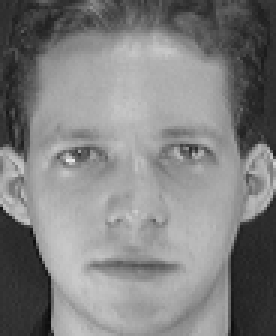
#> input picture pca/eigenfaces/att_faces/s1/1.pgm, 92 x 112 px (shown 3 times larger); its folder holds only this picture in this run
$ python eigenfaces.py   (older library calls are emulated)
#> lines starting #> are read from the running program, lines starting #| are printed output that depends on the picture
### pca/eigenfaces/data_io.py
"""
    Function to load data from file
"""
import numpy as np
from os.path import join, basename, isdir
from glob import glob

import skimage.io as io


def get_faces_dataset(path, train_split=60):
    """
    Loads Olivelli dataset from files

    Parameters
    ------------------------------
    :param path: str
            the root folder of the Olivetti dataset
    :param train_split: int
            the percentage of dataset used for training (defaut is 60%)
    Returns
    -----------
    :return: tuple
            a tuple like (X_train, Y_train, X_test, Y_test)
    """
    cluster_folders = sorted([basename(f) for f in glob(join(path, '*')) if isdir(f)])

    Y = []
    X = []

    for cluster, cluster_f in enumerate(cluster_folders):
        img_list = glob(join(path, cluster_f, '*.pgm'))

        for i, img_path in enumerate(img_list):
            X.append(io.imread(img_path, as_grey=True).ravel())
            Y.append(cluster)

    X = np.array(X, dtype=np.float32)
    Y = np.array(Y, dtype=np.float32)

    num_samples = Y.size
    num_train_samples = (num_samples * train_split) // 100

    # shuffle
    tot = np.concatenate((X, np.reshape(Y, newshape=(-1, 1))), axis=-1)

    np.random.seed(30101990)
    np.random.shuffle(tot)

    X = tot[:, :-1]
    Y = tot[:, -1]

    X_train = X[:num_train_samples]
    Y_train = Y[:num_train_samples]

    X_test = X[num_train_samples:]
    Y_test = Y[num_train_samples:]

    return X_train, Y_train, X_test, Y_test

### pca/eigenfaces/eigenfaces.py
"""
Eigenfaces main script
"""

import numpy as np
from utils import show_eigenfaces, show_3d_faces_with_class
from data_io import get_faces_dataset

import matplotlib.pyplot as plt

plt.ion()


def eigenfaces(X, num_comp):
    '''
    Perform PCA to project faces in a reduced space

    Parameters
    ------------------------------------
    :param X: ndarray
            faces to project (shape: (n_samples, w*h)
    :param num_comp: int
            number of principal components

    Returns
    ------------------------------------------
    :return:  tuple
        proj_faces: the projected faces shape =(num_samples, n_comp)
        ef: pca (the principal directions)
    '''

    num_samples, dim = X.shape

    # compute mean vector
    X_mean = np.mean(X, axis=0)

    # show mean face
    #plt.imshow(np.reshape(X_mean, newshape=(112, 92)))
    #plt.title("Mean face")
    #plt.waitforbuttonpress()

    # normalize data (remove mean)
    X_norm = X - X_mean

    # trick (transpose data matrix)
    X_norm = X_norm.T

    # compute covariance
    cov = np.dot(X_norm.T, X_norm)

    # compute (sorted) eigenvectors of the covariances matrix
    eigval, eigvec = np.linalg.eig(cov)
    idxs = np.argsort(eigval)[::-1]
    eigvec = eigvec[:, idxs]
    eigvec = eigvec[:, 0:num_comp]

    # retrieve original eigenvec
    ef = np.dot(X.T, eigvec)

    # show pca
    #show_eigenfaces(ef, (112, 92))

    # project faces according to the computed directions
    proj_faces = np.dot(X, ef)

    return proj_faces, ef


def main():
    '''
    Main

    Returns
    -------------------------
    :return: None
    '''
    # number of principal components
    num_comp = 10

    # get data
    X_train, Y_train, X_test, Y_test = get_faces_dataset(path='att_faces')
#> in get_faces_dataset, `Y = tot[:, -1]`: Y = [1, 0]
#> in get_faces_dataset, `Y_train = Y[:num_train_samples]`: Y_train = [1]
#> in get_faces_dataset, `Y_test = Y[num_train_samples:]`: Y_test = [0]
#> Y_train = [1]; Y_test = [0]

    proj_train, ef = eigenfaces(X_train, num_comp=num_comp)
#> in eigenfaces, `X_mean = np.mean(X, axis=0)`: X_mean = 10304 values, max 208 at index 5002, min 1 at index 8015, mean 113.6
#> in eigenfaces, `X_norm = X_norm.T`: X_norm = 10304 values from 0 to 0
#> in eigenfaces, `cov = np.dot(X_norm.T, X_norm)`: cov = [0]
#> in eigenfaces, `eigval, eigvec = np.linalg.eig(cov)`: eigvec = [1]
#> in eigenfaces, `idxs = np.argsort(eigval)[::-1]`: idxs = [0]
#> in eigenfaces, `ef = np.dot(X.T, eigvec)`: ef has the same summary as X_mean
#> in eigenfaces, `proj_faces = np.dot(X, ef)`: proj_faces = [175500160]
#> proj_train = [175500160]; ef has the same summary as X_mean in eigenfaces

    # visualize projections if 3d
    if num_comp == 3:
        show_3d_faces_with_class(proj_train, Y_train)

    # project test data
    test_proj = np.dot(X_test, ef)
#> test_proj = [174141152]

    # predict test face
    predictions = np.zeros_like(Y_test)
#> predictions = [0]
    nearest_neighbors = np.zeros_like(Y_test, dtype=np.int32)
#> nearest_neighbors = [0]
    for i in range(0, test_proj.shape[0]):
        cur_test = test_proj[i]

        distance = np.sum(np.square(proj_train - cur_test), axis=1)

        # nearest neightbor classification
        nearest_neighbor = np.argmin(distance)
        nearest_neighbors[i] = nearest_neighbor
        predictions[i] = Y_train[nearest_neighbor]
#> this loop made 1 pass
#> (cur_test, distance, nearest_neighbor) on pass 1: ([174141152], [1.85e+12], 0)
#> after the loop, predictions = [1]

    print("Erroe: {}".format(float(np.sum(predictions != Y_test)) / len(predictions)))
#| Erroe: 1.0

    # visualize nearest neighbors
    _, (ax0, ax1) = plt.subplots(1, 2)
    while True:
        # extract random index
        test_idx = np.random.randint(0, X_test.shape[0])
#> test_idx = 0

        ax0.imshow(np.reshape(X_test[test_idx], newshape=(112, 92)), cmap='gray')
        ax0.set_title('Test face')
        ax1.imshow(np.reshape(X_train[nearest_neighbors[test_idx]], newshape=(112, 92)), cmap='gray')
        ax1.set_title('Nearest neighbor')

        # plot faces
        plt.waitforbuttonpress()
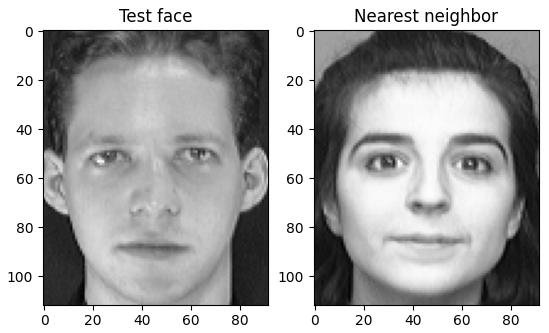
#> figure drawn by matplotlib, 2 panels


if __name__ == '__main__':
    main()
